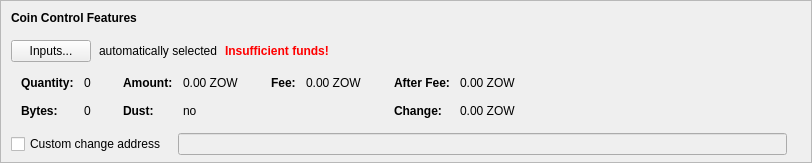
    <widget class="QFrame" name="frameCoinControl">
     <property name="sizePolicy">
      <sizepolicy hsizetype="Expanding" vsizetype="Expanding">
       <horstretch>0</horstretch>
       <verstretch>0</verstretch>
      </sizepolicy>
     </property>
     <property name="maximumSize">
      <size>
       <width>16777215</width>
       <height>16777215</height>
      </size>
     </property>
     <property name="frameShape">
      <enum>QFrame::StyledPanel</enum>
     </property>
     <property name="frameShadow">
      <enum>QFrame::Sunken</enum>
     </property>
     <layout class="QVBoxLayout" name="verticalLayoutCoinControl2">
      <property name="spacing">
       <number>0</number>
      </property>
      <property name="leftMargin">
       <number>0</number>
      </property>
      <property name="topMargin">
       <number>0</number>
      </property>
      <property name="rightMargin">
       <number>0</number>
      </property>
      <property name="bottomMargin">
       <number>6</number>
      </property>
      <item>
       <layout class="QVBoxLayout" name="verticalLayoutCoinControl" stretch="0,0,0,0,1">
        <property name="spacing">
         <number>0</number>
        </property>
        <property name="leftMargin">
         <number>10</number>
        </property>
        <property name="topMargin">
         <number>10</number>
        </property>
        <item>
         <layout class="QHBoxLayout" name="horizontalLayoutCoinControl1">
          <property name="bottomMargin">
           <number>15</number>
          </property>
          <item>
           <widget class="QLabel" name="labelCoinControlFeatures">
            <property name="sizePolicy">
             <sizepolicy hsizetype="Preferred" vsizetype="Maximum">
              <horstretch>0</horstretch>
              <verstretch>0</verstretch>
             </sizepolicy>
            </property>
            <property name="font">
             <font>
              <weight>75</weight>
              <bold>true</bold>
             </font>
            </property>
            <property name="styleSheet">
             <string notr="true">font-weight:bold;</string>
            </property>
            <property name="text">
             <string>Coin Control Features</string>
            </property>
           </widget>
          </item>
         </layout>
        </item>
        <item>
         <layout class="QHBoxLayout" name="horizontalLayoutCoinControl2" stretch="0,0,0,0">
          <property name="spacing">
           <number>8</number>
          </property>
          <property name="bottomMargin">
           <number>10</number>
          </property>
          <item>
           <widget class="QPushButton" name="pushButtonCoinControl">
            <property name="styleSheet">
             <string notr="true"/>
            </property>
            <property name="text">
             <string>Inputs...</string>
            </property>
            <property name="autoDefault">
             <bool>false</bool>
            </property>
           </widget>
          </item>
          <item>
           <widget class="QLabel" name="labelCoinControlAutomaticallySelected">
            <property name="text">
             <string>automatically selected</string>
            </property>
            <property name="margin">
             <number>5</number>
            </property>
           </widget>
          </item>
          <item>
           <widget class="QLabel" name="labelCoinControlInsuffFunds">
            <property name="font">
             <font>
              <weight>75</weight>
              <bold>true</bold>
             </font>
            </property>
            <property name="styleSheet">
             <string notr="true">color:red;font-weight:bold;</string>
            </property>
            <property name="text">
             <string>Insufficient funds!</string>
            </property>
            <property name="margin">
             <number>5</number>
            </property>
           </widget>
          </item>
          <item>
           <spacer name="horizontalSpacerCoinControl">
            <property name="orientation">
             <enum>Qt::Horizontal</enum>
            </property>
            <property name="sizeHint" stdset="0">
             <size>
              <width>40</width>
              <height>1</height>
             </size>
            </property>
           </spacer>
          </item>
         </layout>
        </item>
        <item>
         <widget class="QWidget" name="widgetCoinControl" native="true">
          <property name="sizePolicy">
           <sizepolicy hsizetype="Preferred" vsizetype="Preferred">
            <horstretch>0</horstretch>
            <verstretch>0</verstretch>
           </sizepolicy>
          </property>
          <property name="minimumSize">
           <size>
            <width>0</width>
            <height>0</height>
           </size>
          </property>
          <property name="styleSheet">
           <string notr="true"/>
          </property>
          <layout class="QHBoxLayout" name="horizontalLayoutCoinControl5">
           <property name="leftMargin">
            <number>0</number>
           </property>
           <property name="topMargin">
            <number>0</number>
           </property>
           <property name="rightMargin">
            <number>0</number>
           </property>
           <property name="bottomMargin">
            <number>0</number>
           </property>
           <item>
            <layout class="QHBoxLayout" name="horizontalLayoutCoinControl3" stretch="0,0,0,1">
             <property name="spacing">
              <number>20</number>
             </property>
             <property name="topMargin">
              <number>0</number>
             </property>
             <property name="bottomMargin">
              <number>10</number>
             </property>
             <item>
              <layout class="QFormLayout" name="formLayoutCoinControl1">
               <property name="horizontalSpacing">
                <number>10</number>
               </property>
               <property name="verticalSpacing">
                <number>14</number>
               </property>
               <property name="leftMargin">
                <number>10</number>
               </property>
               <property name="topMargin">
                <number>4</number>
               </property>
               <property name="rightMargin">
                <number>6</number>
               </property>
               <item row="0" column="0">
                <widget class="QLabel" name="labelCoinControlQuantityText">
                 <property name="font">
                  <font>
                   <weight>75</weight>
                   <bold>true</bold>
                  </font>
                 </property>
                 <property name="text">
                  <string>Quantity:</string>
                 </property>
                 <property name="margin">
                  <number>0</number>
                 </property>
                </widget>
               </item>
               <item row="0" column="1">
                <widget class="QLabel" name="labelCoinControlQuantity">
                 <property name="cursor">
                  <cursorShape>IBeamCursor</cursorShape>
                 </property>
                 <property name="contextMenuPolicy">
                  <enum>Qt::ActionsContextMenu</enum>
                 </property>
                 <property name="text">
                  <string notr="true">0</string>
                 </property>
                 <property name="margin">
                  <number>0</number>
                 </property>
                 <property name="textInteractionFlags">
                  <set>Qt::LinksAccessibleByMouse|Qt::TextSelectableByKeyboard|Qt::TextSelectableByMouse</set>
                 </property>
                </widget>
               </item>
               <item row="1" column="0">
                <widget class="QLabel" name="labelCoinControlBytesText">
                 <property name="font">
                  <font>
                   <weight>75</weight>
                   <bold>true</bold>
                  </font>
                 </property>
                 <property name="text">
                  <string>Bytes:</string>
                 </property>
                </widget>
               </item>
               <item row="1" column="1">
                <widget class="QLabel" name="labelCoinControlBytes">
                 <property name="cursor">
                  <cursorShape>IBeamCursor</cursorShape>
                 </property>
                 <property name="contextMenuPolicy">
                  <enum>Qt::ActionsContextMenu</enum>
                 </property>
                 <property name="text">
                  <string notr="true">0</string>
                 </property>
                 <property name="textInteractionFlags">
                  <set>Qt::LinksAccessibleByMouse|Qt::TextSelectableByKeyboard|Qt::TextSelectableByMouse</set>
                 </property>
                </widget>
               </item>
              </layout>
             </item>
             <item>
              <layout class="QFormLayout" name="formLayoutCoinControl2">
               <property name="horizontalSpacing">
                <number>10</number>
               </property>
               <property name="verticalSpacing">
                <number>14</number>
               </property>
               <property name="leftMargin">
                <number>6</number>
               </property>
               <property name="topMargin">
                <number>4</number>
               </property>
               <property name="rightMargin">
                <number>6</number>
               </property>
               <item row="0" column="0">
                <widget class="QLabel" name="labelCoinControlAmountText">
                 <property name="font">
                  <font>
                   <weight>75</weight>
                   <bold>true</bold>
                  </font>
                 </property>
                 <property name="text">
                  <string>Amount:</string>
                 </property>
                 <property name="margin">
                  <number>0</number>
                 </property>
                </widget>
               </item>
               <item row="0" column="1">
                <widget class="QLabel" name="labelCoinControlAmount">
                 <property name="cursor">
                  <cursorShape>IBeamCursor</cursorShape>
                 </property>
                 <property name="contextMenuPolicy">
                  <enum>Qt::ActionsContextMenu</enum>
                 </property>
                 <property name="text">
                  <string notr="true">0.00 ZOW</string>
                 </property>
                 <property name="textInteractionFlags">
                  <set>Qt::LinksAccessibleByMouse|Qt::TextSelectableByKeyboard|Qt::TextSelectableByMouse</set>
                 </property>
                </widget>
               </item>
               <item row="1" column="0">
                <widget class="QLabel" name="labelCoinControlLowOutputText">
                 <property name="font">
                  <font>
                   <weight>75</weight>
                   <bold>true</bold>
                  </font>
                 </property>
                 <property name="text">
                  <string>Dust:</string>
                 </property>
                </widget>
               </item>
               <item row="1" column="1">
                <widget class="QLabel" name="labelCoinControlLowOutput">
                 <property name="cursor">
                  <cursorShape>IBeamCursor</cursorShape>
                 </property>
                 <property name="contextMenuPolicy">
                  <enum>Qt::ActionsContextMenu</enum>
                 </property>
                 <property name="text">
                  <string notr="true">no</string>
                 </property>
                 <property name="textInteractionFlags">
                  <set>Qt::LinksAccessibleByMouse|Qt::TextSelectableByKeyboard|Qt::TextSelectableByMouse</set>
                 </property>
                </widget>
               </item>
              </layout>
             </item>
             <item>
              <layout class="QFormLayout" name="formLayoutCoinControl3">
               <property name="horizontalSpacing">
                <number>10</number>
               </property>
               <property name="verticalSpacing">
                <number>14</number>
               </property>
               <property name="leftMargin">
                <number>6</number>
               </property>
               <property name="topMargin">
                <number>4</number>
               </property>
               <property name="rightMargin">
                <number>6</number>
               </property>
               <item row="0" column="0">
                <widget class="QLabel" name="labelCoinControlFeeText">
                 <property name="font">
                  <font>
                   <weight>75</weight>
                   <bold>true</bold>
                  </font>
                 </property>
                 <property name="text">
                  <string>Fee:</string>
                 </property>
                 <property name="margin">
                  <number>0</number>
                 </property>
                </widget>
               </item>
               <item row="0" column="1">
                <widget class="QLabel" name="labelCoinControlFee">
                 <property name="cursor">
                  <cursorShape>IBeamCursor</cursorShape>
                 </property>
                 <property name="contextMenuPolicy">
                  <enum>Qt::ActionsContextMenu</enum>
                 </property>
                 <property name="text">
                  <string notr="true">0.00 ZOW</string>
                 </property>
                 <property name="textInteractionFlags">
                  <set>Qt::LinksAccessibleByMouse|Qt::TextSelectableByKeyboard|Qt::TextSelectableByMouse</set>
                 </property>
                </widget>
               </item>
              </layout>
             </item>
             <item>
              <layout class="QFormLayout" name="formLayoutCoinControl4">
               <property name="horizontalSpacing">
                <number>10</number>
               </property>
               <property name="verticalSpacing">
                <number>14</number>
               </property>
               <property name="leftMargin">
                <number>6</number>
               </property>
               <property name="topMargin">
                <number>4</number>
               </property>
               <property name="rightMargin">
                <number>6</number>
               </property>
               <item row="0" column="0">
                <widget class="QLabel" name="labelCoinControlAfterFeeText">
                 <property name="font">
                  <font>
                   <weight>75</weight>
                   <bold>true</bold>
                  </font>
                 </property>
                 <property name="text">
                  <string>After Fee:</string>
                 </property>
                 <property name="margin">
                  <number>0</number>
                 </property>
                </widget>
               </item>
               <item row="0" column="1">
                <widget class="QLabel" name="labelCoinControlAfterFee">
                 <property name="cursor">
                  <cursorShape>IBeamCursor</cursorShape>
                 </property>
                 <property name="contextMenuPolicy">
                  <enum>Qt::ActionsContextMenu</enum>
                 </property>
                 <property name="text">
                  <string notr="true">0.00 ZOW</string>
                 </property>
                 <property name="textInteractionFlags">
                  <set>Qt::LinksAccessibleByMouse|Qt::TextSelectableByKeyboard|Qt::TextSelectableByMouse</set>
                 </property>
                </widget>
               </item>
               <item row="1" column="0">
                <widget class="QLabel" name="labelCoinControlChangeText">
                 <property name="font">
                  <font>
                   <weight>75</weight>
                   <bold>true</bold>
                  </font>
                 </property>
                 <property name="text">
                  <string>Change:</string>
                 </property>
                </widget>
               </item>
               <item row="1" column="1">
                <widget class="QLabel" name="labelCoinControlChange">
                 <property name="cursor">
                  <cursorShape>IBeamCursor</cursorShape>
                 </property>
                 <property name="contextMenuPolicy">
                  <enum>Qt::ActionsContextMenu</enum>
                 </property>
                 <property name="text">
                  <string notr="true">0.00 ZOW</string>
                 </property>
                 <property name="textInteractionFlags">
                  <set>Qt::LinksAccessibleByMouse|Qt::TextSelectableByKeyboard|Qt::TextSelectableByMouse</set>
                 </property>
                </widget>
               </item>
              </layout>
             </item>
            </layout>
           </item>
          </layout>
         </widget>
        </item>
        <item>
         <layout class="QHBoxLayout" name="horizontalLayoutCoinControl4" stretch="0,0,0">
          <property name="spacing">
           <number>12</number>
          </property>
          <property name="sizeConstraint">
           <enum>QLayout::SetDefaultConstraint</enum>
          </property>
          <property name="topMargin">
           <number>5</number>
          </property>
          <property name="rightMargin">
           <number>5</number>
          </property>
          <item>
           <widget class="QCheckBox" name="checkBoxCoinControlChange">
            <property name="toolTip">
             <string>If this is activated, but the change address is empty or invalid, change will be sent to a newly generated address.</string>
            </property>
            <property name="text">
             <string>Custom change address</string>
            </property>
           </widget>
          </item>
          <item>
           <widget class="QValidatedLineEdit" name="lineEditCoinControlChange">
            <property name="enabled">
             <bool>false</bool>
            </property>
            <property name="sizePolicy">
             <sizepolicy hsizetype="Expanding" vsizetype="Fixed">
              <horstretch>0</horstretch>
              <verstretch>0</verstretch>
             </sizepolicy>
            </property>
           </widget>
          </item>
          <item>
           <widget class="QLabel" name="labelCoinControlChangeLabel">
            <property name="sizePolicy">
             <sizepolicy hsizetype="Preferred" vsizetype="Expanding">
              <horstretch>0</horstretch>
              <verstretch>0</verstretch>
             </sizepolicy>
            </property>
            <property name="minimumSize">
             <size>
              <width>0</width>
              <height>0</height>
             </size>
            </property>
            <property name="text">
             <string/>
            </property>
            <property name="margin">
             <number>3</number>
            </property>
           </widget>
          </item>
         </layout>
        </item>
        <item>
         <spacer name="verticalSpacerCoinControl">
          <property name="orientation">
           <enum>Qt::Vertical</enum>
          </property>
          <property name="sizeHint" stdset="0">
           <size>
            <width>800</width>
            <height>1</height>
           </size>
          </property>
         </spacer>
        </item>
       </layout>
      </item>
     </layout>
    </widget>
